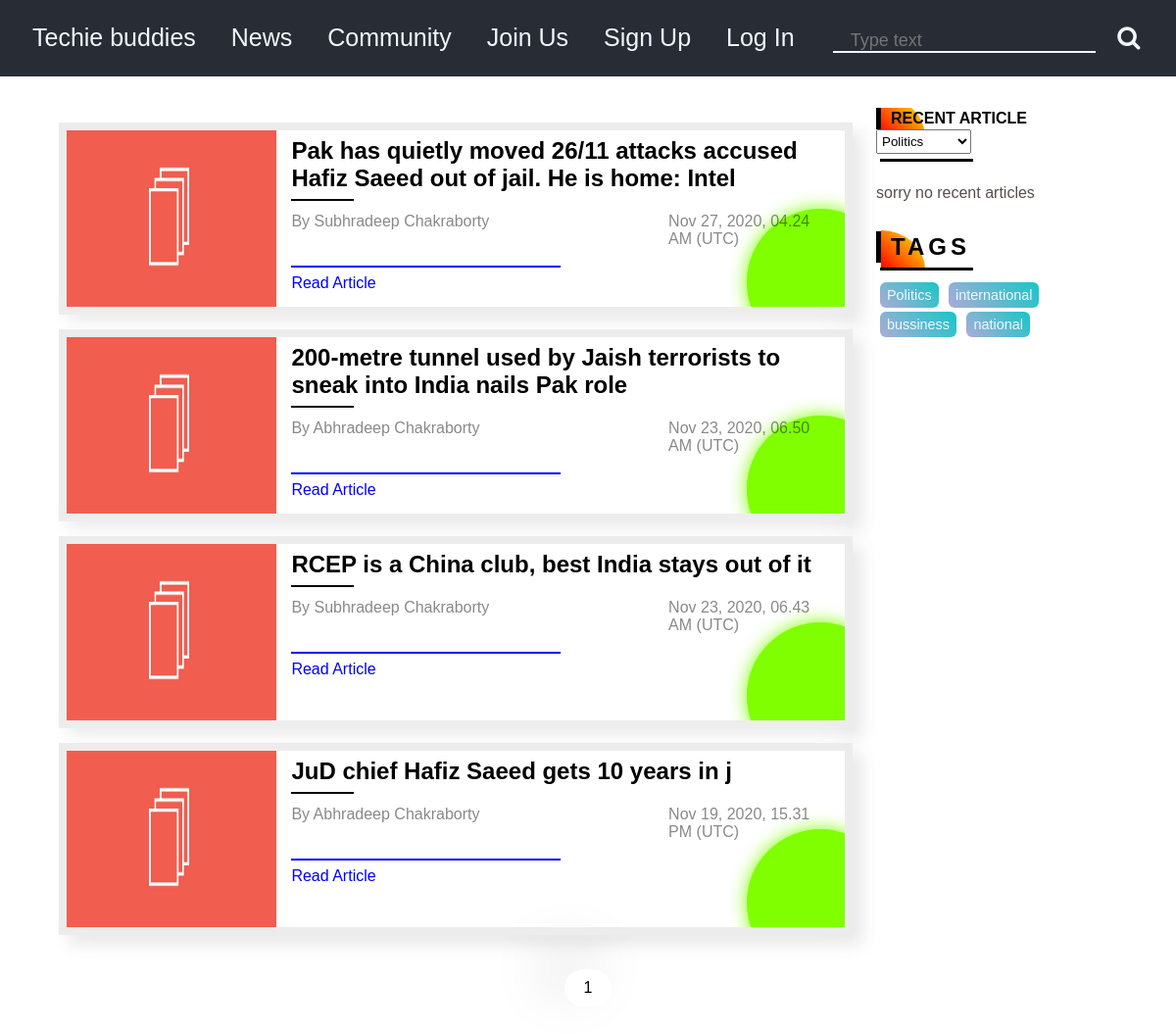
The app's page /news/international with its own data.
### Blog/models.py (models this page shows, shortened)
class Blog(models.Model):
    heading = models.CharField(max_length=100)
    publish_date = models.DateTimeField()
    content = fields.RichTextField()
    author = models.ForeignKey(Author,on_delete = models.CASCADE)
    tags = models.ManyToManyField(Tag,related_name='blogs')
    read = models.IntegerField(default=0)
    front_img = models.ImageField(blank=True,upload_to='Blog/images',null = True)
    def was_published_recently(self):
        return self.publish_date >= timezone.now() - datetime.timedelta(days= 2)
    class Meta:
        ordering=['-id']

class Author(models.Model):
    name = models.CharField(max_length = 45)
    country = models.CharField(max_length = 45,choices=COUNTRY_CHOICES)
    works_at = models.CharField(max_length=48)
    description = fields.RichTextField(blank=True,null=True)
    image = models.ImageField(blank = True,upload_to='Blog/images',null = True)
    email = models.EmailField(blank=True,null=True)
    facebook_url = models.URLField(blank=True,null=True)
    instagram_url = models.URLField(blank=True,null=True)
    twitter_url = models.URLField(blank=True,null=True)

class Tag(models.Model):
    name = models.CharField(max_length=15)

### Blog/views.py (the view)
# urls.py: path('<slug:name>',views.tagpost,name='tagpost'),
def tagpost(request,name,index='1'):
    tag = Tag.objects.get(name=name)
    tags = Tag.objects.all()
    tag2 = Tag.objects.get(name='Politics')
    blogtag = tag2.blogs.all()
    pagination = ''
    current_page = int(index)
    path = request.path
    if path.find('page')!= -1:
        path = ''
    print(path)
    limit = 8 * current_page
    offset = limit - 8
    blog_list = tag.blogs.all()[offset:limit]  # limiting contacts based on current_page
    total_blogs = tag.blogs.all().count()
    total_pages = total_blogs // 8
    if total_blogs % 8 != 0:
        if total_blogs > 8:
            total_pages += 1 # adding one more page if the last page will contains less contacts
        pagination = make_pagination_html(current_page, total_pages,path)
    return render(request,'Techblog/tagpost.html',{'blogs':blog_list,'tags':tags,'blogtag':blogtag,'pagination':pagination})

### Blog/views.py (called while the page is built, shortened)
def make_pagination_html(current_page, total_pages,path=''):
    pagination_string = ""
    pagination_string += "<li class='active'>%s</li>"  % (current_page)
    count_limit = 1
    value = current_page - 1
    value = current_page + 1
    return pagination_string

### template/Techblog/tagpost.html
{% extends 'Techblog/base.html' %}
{% load static %}
{%block link%}
<link rel='stylesheet'  href='{% static "Techblog/basenews.css"%}' />
{% endblock %}
{%block body%}
    {% include 'Techblog/basenews.html' %}
{% endblock%}

### template/Techblog/basenews.html (shortened to what this page needs)
{% load static %}
<section class='main-section'>
    <main>
        <div class='blog-container'>
            {% if blogs%}
            {% for blog in blogs %}
            <div class='post'>
                {% if blog.front_img %}
                <img class='main-post-img' src='{{blog.front_img.url}}' />
                <script>console.log('hello');</script>
                {% else %}
                    <img class='main-post-img' src='{%static "Techblog/featuredimage.jpg" %}' />
                {% endif %}
                <div class='small-intro'>
                    <h2>{{blog.heading}}</h2>
                    <div class='heading-underline'></div>
                    <div class='post-information'>
                        <p class='author'><span>By</span> {{blog.author.name}}</p>
                        <p class='time-of-post'>{{blog.publish_date|date:'M j, Y,'}} {{blog.publish_date|date:'H.i A'}}
                            ({{blog.publish_date|date:'T'}})</p>
                    </div>
                    <div class='line'></div>
                    <a class='read-article' href='{% url "Blog:post" blog.id %}'>Read Article</a>
                </div>
            </div>
            {% endfor %}
            {% else %}
            <h1 style='color:rgb(88, 77, 77);padding:15px 0;'>sorry no articles </h1>
            {% endif %}
        </div>
        <div class='sidebar-wrapper'>
            <div class='related-items'>
                <div class='head post-tag'>
                    <h1>RECENT ARTICLE</h1>
                    <select id='tag-search' name='tagsname'>
                        {% for tag in tags %}
                        <option value={{tag.name}}>{{tag.name}}</option>
                        {% endfor %}
                    </select>
                    <div class='heading-bar'></div>
                </div>
                <div class='related-content'>
                </div>
            </div>
            <div class='tags-wrapper'>
                <div class='head'>
                    <h1>TAGS</h1>
                    <div class='heading-bar'></div>
                </div>
                {% for tag in tags %}
                    <a class='tags' href='{% url "Blog:tagpost" tag.name %}'>{{tag.name}}</a>
                {% endfor %}
            </div>
        </div>
    </main>
    <div class='page-number'>
        <div class='kalo' style='display:inline-block;'>
            {{pagination|safe}}
        </div>
    </div>
</section>

### static/Techblog/base.css (style rules this page uses)
* { margin: 0; padding: 0; box-sizing: border-box; }
body { min-height: 100vh; font-family: 'Gill Sans', 'Gill Sans MT', Calibri, 'Trebuchet MS', sans-serif; }

### static/Techblog/basenews.css (style rules this page uses)
.main-section { width:90%; margin:auto; margin-top: 32px; }
.blog-container { width:75%; float: left; }
.post { overflow:auto; margin-top: 15px; margin-bottom: 15px; box-shadow: -10px -10px 15px rgba(255,255,255,0.5), 10px 10px 15px rgba(70,70,70,0.12); border: 8px solid #ececec; position:relative; overflow:hidden; }
.post::before { position: absolute; content:''; width: 150px; background-color: chartreuse; height: 150px; border-radius: 50%; bottom:-50px; right:-50px; z-index: -2; box-shadow: 0 0 18px chartreuse; }
.main-post-img { width:27%; height: 180px; float:left; }
.small-intro { float:left; width:73%; padding: 7px 15px 10px; }
.post::after { clear: both; content:''; display: table; }
.small-intro h2 { margin-bottom:7px; }
.heading-underline { width:64px; margin-bottom: 12px; height: 2px; background-color: black; }
.post-information { width:100%; color:#0007; margin-bottom:18px; }
.author { float:left; width:70%; }
.time-of-post { float:right; width:30%; }
.post-information::after { content:''; clear:both; display:table; }
.read-article { padding: 5px 5px 5px 0; display:inline-block; text-decoration: none; color:blue; }
.line { width:50%; content:''; height:2px; background-color: blue; margin-bottom: 2px; margin-top: 15px; }
.sidebar-wrapper { float:left; width:22%; margin-left:24px; display: flex; flex-direction: column; overflow: auto; }
main::after { clear:both; content:''; display:table; }
.head h1 { padding: 2px 10px 2px; letter-spacing: 4px; border-left:5px solid black; position:relative; }
.heading-bar { margin-top: 5px; margin-bottom: 8px; margin-left:4px; content:''; width:40%; height:3px; background-color: black; }
.post-tag h1 { display:inline-block; margin-right:10%; letter-spacing: normal; font-size: 1rem; }
#tag-search { padding: 3px 1px; display:inline-block; }
.head h1::after { width:45px; height:40px; content:''; background: linear-gradient(45deg,red,yellow); position:absolute; z-index:-2; bottom:-7px; left:0; border-radius:0% 100% 100% 0% / 0% 100% 0% 100% ; }
.related-content { display:flex; flex-direction: column; }
.page-number { text-align: center; margin:20px 0 30px; }
.tags-wrapper { margin-top: 15px; }
.tags { display: inline-block; padding: 5px 7px; color:aliceblue; text-decoration: none; font-size: 0.9rem; border-radius: 6px; margin:4px 2px 0 4px; background: linear-gradient(45deg,rgba(5, 5, 136, 0.333),rgb(21, 199, 199)); }
.page-number li { list-style-type: none; display:inline-block; }
.kalo { padding:10px 20px; border-radius: 50px; background: #ffffff; box-shadow: -20px -20px 60px #d9d9d9, 20px 20px 60px #ffffff; }

### records on screen
Blog: heading "Pak has quietly moved 26/11 attacks accused Hafiz Saeed out of jail. He is home: Intel", author.name "Subhradeep Chakraborty", publish_date "Nov 27, 2020,", publish_date "04.24 AM", publish_date "UTC"
Blog: heading "200-metre tunnel used by Jaish terrorists to sneak into India nails Pak role", author.name "Abhradeep Chakraborty", publish_date "Nov 23, 2020,", publish_date "06.50 AM", publish_date "UTC"
Blog: heading "RCEP is a China club, best India stays out of it", author.name "Subhradeep Chakraborty", publish_date "Nov 23, 2020,", publish_date "06.43 AM", publish_date "UTC"
Blog: heading "JuD chief Hafiz Saeed gets 10 years in j", author.name "Abhradeep Chakraborty", publish_date "Nov 19, 2020,", publish_date "15.31 PM", publish_date "UTC"
Tag: name "Politics"
Tag: name "international"
Tag: name "bussiness"
Tag: name "national"

### other values on screen
{{ pagination|safe }} "1"
form field tagsname "Politics"
